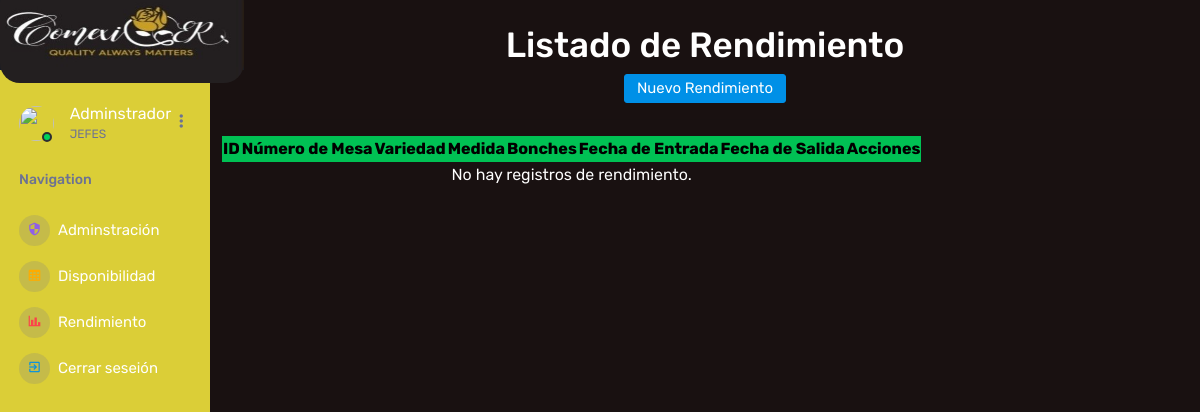
The page /rendimiento on the database as committed earlier.
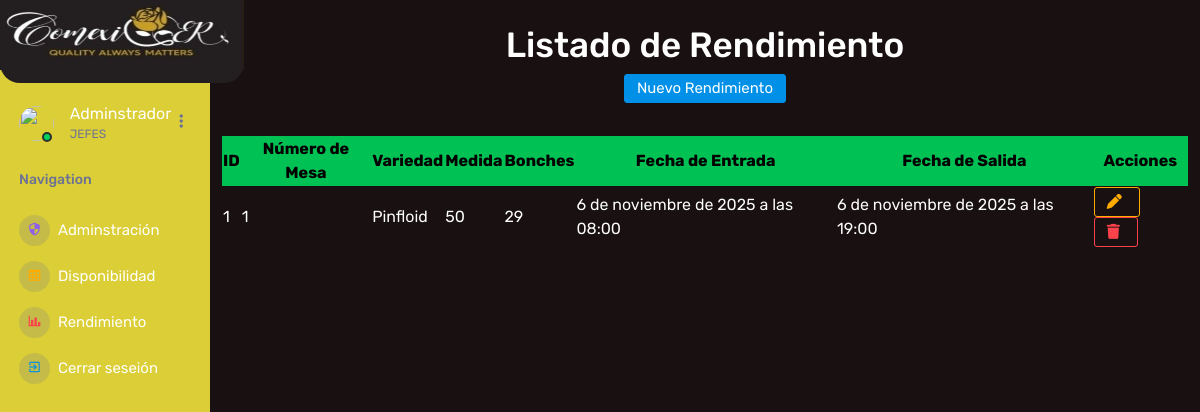
The same page on the database as committed later.
### Aplicaciones/Rendimiento/models.py (models this page shows)
class Rendimiento(models.Model):
    numero_mesa = models.PositiveIntegerField(verbose_name="Número de mesa")
    variedad = models.CharField(max_length=100)
    medida = models.CharField(max_length=50)
    bonches = models.PositiveIntegerField()
    fecha_entrada = models.DateTimeField(default=timezone.now)
    fecha_salida = models.DateTimeField(null=True, blank=True)

### Aplicaciones/Rendimiento/views.py (the view)
# urls.py: path('rendimiento', views.inicio, name='rendimiento'),
def inicio(request):
    listadoRendimiento=Rendimiento.objects.all()
    return render(request, 'rendimiento.html',{'rendimiento':listadoRendimiento})

### Aplicaciones/Rendimiento/templates/rendimiento.html (shortened to what this page needs)
{% extends 'plantilla.html' %}
{% load static %}
{% block body %}
<br>
<main class="container py-4">
    <h1 class="text-center">Listado de Rendimiento</h1>
    <div class="text-center">
        <a href="{% url 'nuevo_rendimiento' %}" class="btn btn-primary">
            Nuevo Rendimiento
        </a>
    </div>
    <hr>
    <table id="table_rendimiento">
        <thead>
            <tr class="table-success text-center" class="table table-bordered table-striped table-hover">
                <th>ID</th>
                <th>Número de Mesa</th>
                <th>Variedad</th>
                <th>Medida</th>
                <th>Bonches</th>
                <th>Fecha de Entrada</th>
                <th>Fecha de Salida</th>
                <th>Acciones</th>
            </tr>
        </thead>
        <tbody>
            {% for r in rendimiento %}
            <tr>
                <td>{{ r.id }}</td>
                <td>{{ r.numero_mesa }}</td>
                <td>{{ r.variedad }}</td>
                <td>{{ r.medida }}</td>
                <td>{{ r.bonches }}</td>
                <td>{{ r.fecha_entrada }}</td>
                <td>{{ r.fecha_salida|default:"-" }}</td>
                <td>
                    <button class="btn btn-outline-warning" data-bs-toggle="modal" data-bs-target="#modalEditar{{ r.id }}">
                        <i class="fa fa-pen"></i>
                    </button>
                    <a href="{% url 'eliminar_rendimiento' r.id %}" class="btn btn-outline-danger"
                    onclick="return confirm('¿Seguro que deseas eliminar este rendimiento?')">
                        <i class="fa fa-trash"></i>
                    </a>
                </td>
            </tr>
            {% empty %}
            <tr>
                <td colspan="8" class="text-center">No hay registros de rendimiento.</td>
            </tr>
            {% endfor %}
        </tbody>
    </table>
</main>
<br><br>
{% endblock %}

### Aplicaciones/templates/plantilla.html (shortened to what this page needs)
{% load static %}
<!DOCTYPE html>
<html lang="en">
  <head>
<link href="https://cdn.jsdelivr.net/npm/bootstrap@5.3.3/dist/css/bootstrap.min.css" rel="stylesheet">
<link rel="stylesheet" href="https://cdnjs.cloudflare.com/ajax/libs/font-awesome/6.7.2/css/all.min.css" />
    <link rel="stylesheet" href="https://cdnjs.cloudflare.com/ajax/libs/font-awesome/6.7.2/css/all.min.css" />
    <link rel="stylesheet" href="https://cdnjs.cloudflare.com/ajax/libs/bootstrap/5.3.3/css/bootstrap.min.css" />
    <link rel="stylesheet" href="{% static 'plantilla/corona/assets/vendors/mdi/css/materialdesignicons.min.css' %}">
    <link rel="stylesheet" href="{% static 'plantilla/corona/assets/vendors/css/vendor.bundle.base.css' %}">
<link rel="stylesheet" href="https://cdn.datatables.net/1.13.7/css/dataTables.bootstrap5.min.css">
<link rel="stylesheet" href="https://cdn.datatables.net/buttons/2.4.2/css/buttons.dataTables.min.css">
<link rel="stylesheet" href="https://cdnjs.cloudflare.com/ajax/libs/bootstrap-fileinput/5.5.4/css/fileinput.min.css" />
    <link rel="stylesheet" href="{% static 'plantilla/corona/assets/vendors/jvectormap/jquery-jvectormap.css' %}">
    <link rel="stylesheet" href="{% static 'plantilla/corona/assets/vendors/flag-icon-css/css/flag-icon.min.css' %}">
    <link rel="stylesheet" href="{% static 'plantilla/corona/assets/vendors/owl-carousel-2/owl.carousel.min.css' %}">
    <link rel="stylesheet" href="{% static 'plantilla/corona/assets/vendors/owl-carousel-2/owl.theme.default.min.css' %}">
    <link rel="stylesheet" href="{% static 'plantilla/corona/assets/css/style.css' %}">
    <link rel="stylesheet" href="{% static 'plantilla/blogy/fonts/icomoon/style.css' %}">
  </head>
  <body>
    <div class="container-scroller">
      <nav class="sidebar sidebar-offcanvas" id="sidebar"><br>
        <div class="sidebar-brand-wrapper d-none d-lg-flex align-items-center justify-content-center fixed-top">
           <img src="/static/img/logo.jpg" alt="Logo" class="logo">
        </div>
        <ul class="nav">
          <li class="nav-item profile">
            <div class="profile-desc">
              <div class="profile-pic">
                <div class="count-indicator">
                  <img class="img-xs rounded-circle " src="/static/img/user.png" alt="">
                  <span class="count bg-success"></span>
                </div>
                <div class="profile-name">
                  <h5 class="mb-0 font-weight-normal">Adminstrador</h5>
                  <span>JEFES</span>
                </div>
              </div>
              <a href="#" id="profile-dropdown" data-toggle="dropdown"><i class="mdi mdi-dots-vertical"></i></a>
            </div>
          </li>
          <li class="nav-item nav-category">
            <span class="nav-link">Navigation</span>
          </li>
          <li class="nav-item menu-items">
            <a class="nav-link" href="{% url 'usuariore' %}">
              <span class="menu-icon">
                <i class="mdi mdi-security"></i>
              </span>
              <span class="menu-title">Adminstración</span>
            </a>
          </li>
          <li class="nav-item menu-items">
            <a class="nav-link" href="{% url 'dispo' %}">
              <span class="menu-icon">
                <i class="mdi mdi-table-large"></i>
              </span>
              <span class="menu-title">Disponibilidad</span>
            </a>
          </li>
          <li class="nav-item menu-items">
            <a class="nav-link" href="{% url 'rendimiento' %}">
              <span class="menu-icon">
                <i class="mdi mdi-chart-bar"></i>
              </span>
              <span class="menu-title">Rendimiento</span>
            </a>
          </li>
          <li class="nav-item menu-items">
            <a class="nav-link" href="{% url 'cerrarsesion' %}">
              <span class="menu-icon">
                <i class="mdi mdi-exit-to-app"></i>
              </span>
              <span class="menu-title">Cerrar seseión</span>
            </a>
          </li>
        </ul>
      </nav>
      {% block body %}{% endblock %}
    </div>
  </body>
</html>

### Aplicaciones/templates/plantilla.html (style rules this page uses)
.logo { margin-bottom: 5px; width: 500px; height: 100px; border-radius: 20px; }

Rows that differ between the two databases and show on the page:
added Rendimiento: id "1", numero_mesa "1", variedad "Pinfloid", medida "50", bonches "29", fecha_entrada "6 de noviembre de 2025 a las 08:00", fecha_salida "6 de noviembre de 2025 a las 19:00"
Other text that changed with them:
text no longer shown: "No hay registros de rendimiento."
